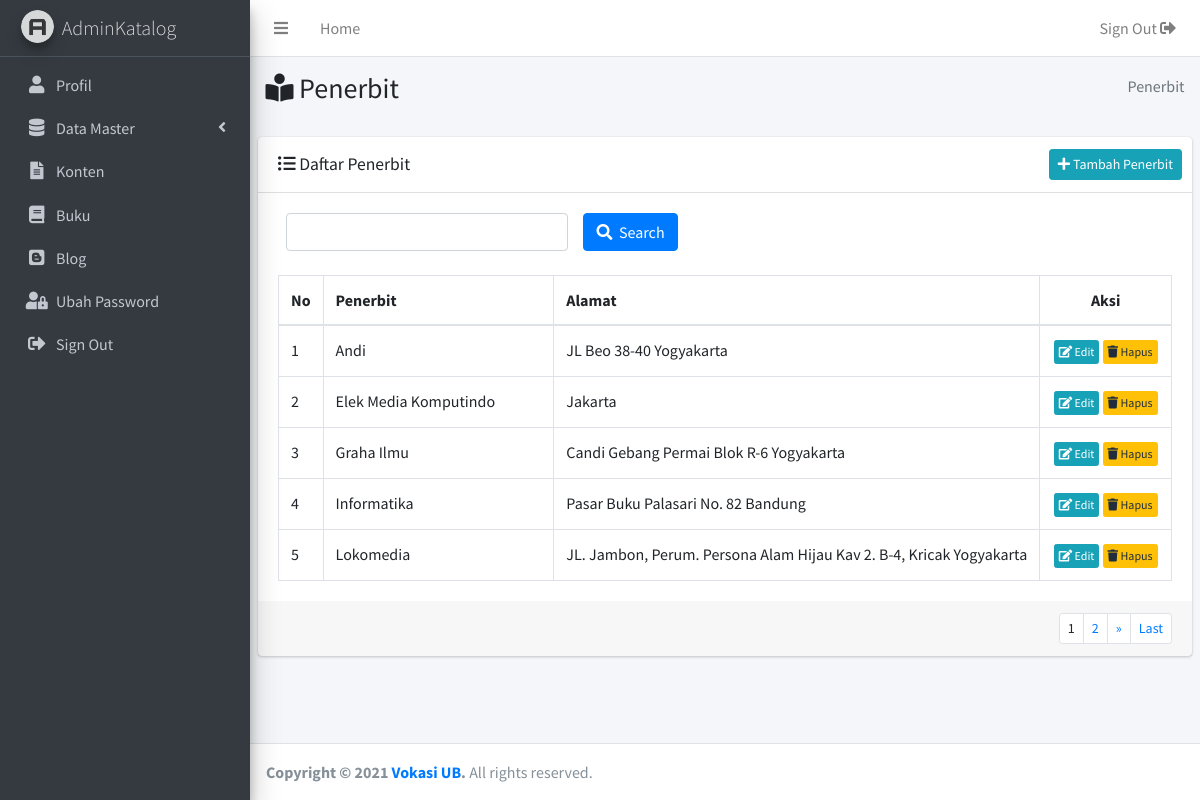
Screenshot of /admin/penerbit.php (signed in) with the database file from the repository.
### tables this page shows
CREATE TABLE `penerbit` (
  `id_penerbit` int(11) NOT NULL,
  `penerbit` varchar(100) DEFAULT NULL,
  `alamat` text DEFAULT NULL
);

### admin/penerbit.php (the view, shortened to what this page needs)
<?php
  include('../koneksi/koneksi.php');
?>
<!DOCTYPE html>
<html>
<head>
<?php include("includes/head.php") ?>
</head>
<body class="hold-transition sidebar-mini layout-fixed">
<div class="wrapper">
<?php include("includes/header.php") ?>
  <?php include("includes/sidebar.php") ?>
  <div class="content-wrapper">
    <section class="content-header">
      <div class="container-fluid">
        <div class="row mb-2">
          <div class="col-sm-6">
            <h3><i class="fas fa-book-reader"></i> Penerbit</h3>
          </div>
          <div class="col-sm-6">
            <ol class="breadcrumb float-sm-right">
              <li class="breadcrumb-item active"> Penerbit</li>
            </ol>
          </div>
        </div>
      </div>
    </section>
    <section class="content">
            <div class="card">
              <div class="card-header">
                <h3 class="card-title" style="margin-top:5px;"><i class="fas fa-list-ul"></i> Daftar  Penerbit</h3>
                <div class="card-tools">
                  <a href="tambahpenerbit.php" class="btn btn-sm btn-info float-right">
                    <i class="fas fa-plus"></i> Tambah  Penerbit
                  </a>
                </div>
              </div>
              <div class="card-body">
              <div class="col-md-12">
                  <form method="" action="">
                    <div class="row">
                        <div class="col-md-4 bottom-10">
                          <input type="text" class="form-control" id="kata_kunci" name="katakunci">
                        </div>
                        <div class="col-md-5 bottom-10">
                          <button type="submit" class="btn btn-primary"><i class="fas fa-search"></i>&nbsp; Search</button>
                        </div>
                    </div>
                  </form>
                </div><br>
                <table class="table table-bordered">
                  <thead>
                    <tr>
                      <th width="5%">No</th>
                      <th width="30%">Penerbit</th>
                      <th width="50%">Alamat</th>
                      <th width="15%"><center>Aksi</center></th>
                    </tr>
                  </thead>
                  <tbody>
                    <?php
                    $batas = 5;
                    if(!isset($_GET['halaman'])){
                      $posisi = 0;
                    }else{
                      $halaman = $_GET['halaman'];
                      $posisi = ($halaman-1) * $batas;
                    }
                    $sql_k = "SELECT `id_penerbit`, `penerbit`, `alamat` FROM
                    `penerbit` ";
                    if (isset($_GET["katakunci"])){
                      $katakunci = $_GET["katakunci"];
                    }else {
                      $katakunci = "";
                    }
                    $sql_k .= " where `penerbit` LIKE '%$katakunci%' or `alamat` LIKE '%$katakunci%'";
                    $sql_k .= " ORDER BY `penerbit` limit $posisi, $batas ";
                    $query_k = mysqli_query($koneksi,$sql_k);
                    $no = $posisi+1;
                    while($data_k = mysqli_fetch_row($query_k)){
                       $id_penerbit = $data_k[0];
                       $penerbit = $data_k[1];
                       $alamat = $data_k[2];
                    ?>
                    <tr>
                       <td><?php echo $no;?></td>
                       <td><?php echo $penerbit;?></td>
                       <td><?php echo $alamat;?></td>
                       <td align="center">
                       <a href="editpenerbit.php?data=<?php echo $id_penerbit;?>"
                       class="btn btn-xs btn-info"><i class="fas fa-edit"></i> Edit</a>
                       <a href="javascript:if(confirm('Anda yakin ingin menghapus data <?php echo $penerbit; ?>
                       ?'))window.location.href = 'penerbit.php?aksi=hapus&data=<?php echo $id_penerbit;?>
                       &notif=hapusberhasil'" class="btn btn-xs btn-warning">
                       <i class="fas fa-trash"></i> Hapus</a>
                      </td>
                    </tr>
                    <?php $no++;}?>
                  </tbody>
                </table>
              </div>
              <?php
                include("includes/pagination.php")
              ?>
            </div>
    </section>
  </div>
  <?php include("includes/footer.php") ?>
</div>
</body>
</html>

### admin/includes/head.php (style rules this page uses)
.card-body { overflow-x:auto; }
tbody tr td { max-width: 500px;white-space: nowrap; overflow: hidden;text-overflow: ellipsis; }

### rows the page displays
penerbit: penerbit "Andi", alamat "JL Beo 38-40 Yogyakarta"
penerbit: penerbit "Elek Media Komputindo", alamat "Jakarta"
penerbit: penerbit "Graha Ilmu", alamat "Candi Gebang Permai Blok R-6 Yogyakarta"
penerbit: penerbit "Informatika", alamat "Pasar Buku Palasari No. 82 Bandung"
penerbit: penerbit "Lokomedia", alamat "JL. Jambon, Perum. Persona Alam Hijau Kav 2. B-4, Kricak Yogyakarta"
